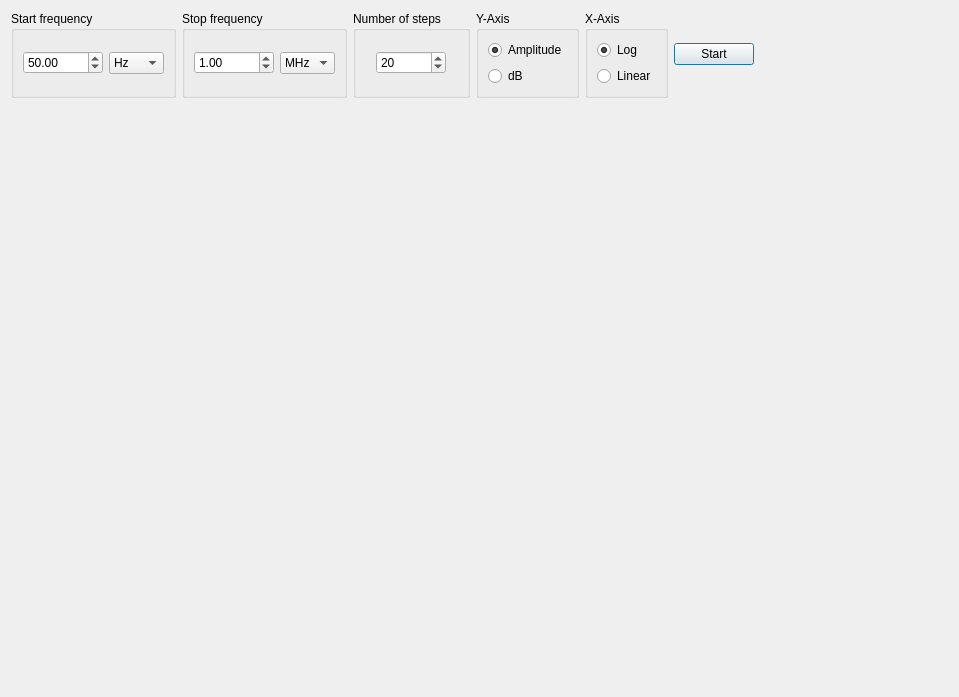
<?xml version="1.0" encoding="UTF-8"?>
<ui version="4.0">
 <class>FraDialog</class>
 <widget class="QDialog" name="FraDialog">
  <property name="geometry">
   <rect>
    <x>0</x>
    <y>0</y>
    <width>959</width>
    <height>697</height>
   </rect>
  </property>
  <property name="windowTitle">
   <string>Dialog</string>
  </property>
  <layout class="QVBoxLayout" name="verticalLayout_2">
   <item>
    <layout class="QHBoxLayout" name="horizontalLayout">
     <item>
      <widget class="QGroupBox" name="groupBox_2">
       <property name="sizePolicy">
        <sizepolicy hsizetype="Maximum" vsizetype="Preferred">
         <horstretch>0</horstretch>
         <verstretch>0</verstretch>
        </sizepolicy>
       </property>
       <property name="title">
        <string>Start frequency</string>
       </property>
       <layout class="QHBoxLayout" name="horizontalLayout_2">
        <item>
         <widget class="QDoubleSpinBox" name="spinBoxStartFreq">
          <property name="sizePolicy">
           <sizepolicy hsizetype="Fixed" vsizetype="Fixed">
            <horstretch>0</horstretch>
            <verstretch>0</verstretch>
           </sizepolicy>
          </property>
          <property name="minimumSize">
           <size>
            <width>80</width>
            <height>0</height>
           </size>
          </property>
          <property name="decimals">
           <number>2</number>
          </property>
          <property name="minimum">
           <double>0.000000000000000</double>
          </property>
          <property name="maximum">
           <double>1000.000000000000000</double>
          </property>
          <property name="stepType">
           <enum>QAbstractSpinBox::AdaptiveDecimalStepType</enum>
          </property>
          <property name="value">
           <double>50.000000000000000</double>
          </property>
         </widget>
        </item>
        <item>
         <widget class="QComboBox" name="frequencyStartMultiplier">
          <property name="sizePolicy">
           <sizepolicy hsizetype="Fixed" vsizetype="Fixed">
            <horstretch>0</horstretch>
            <verstretch>0</verstretch>
           </sizepolicy>
          </property>
          <item>
           <property name="text">
            <string>Hz</string>
           </property>
          </item>
          <item>
           <property name="text">
            <string>KHz</string>
           </property>
          </item>
          <item>
           <property name="text">
            <string>MHz</string>
           </property>
          </item>
         </widget>
        </item>
       </layout>
      </widget>
     </item>
     <item>
      <widget class="QGroupBox" name="groupBox_3">
       <property name="sizePolicy">
        <sizepolicy hsizetype="Maximum" vsizetype="Preferred">
         <horstretch>0</horstretch>
         <verstretch>0</verstretch>
        </sizepolicy>
       </property>
       <property name="title">
        <string>Stop frequency</string>
       </property>
       <layout class="QHBoxLayout" name="horizontalLayout_3">
        <item>
         <widget class="QDoubleSpinBox" name="spinBoxStopFreq">
          <property name="sizePolicy">
           <sizepolicy hsizetype="Fixed" vsizetype="Fixed">
            <horstretch>0</horstretch>
            <verstretch>0</verstretch>
           </sizepolicy>
          </property>
          <property name="minimumSize">
           <size>
            <width>80</width>
            <height>0</height>
           </size>
          </property>
          <property name="decimals">
           <number>2</number>
          </property>
          <property name="minimum">
           <double>0.000000000000000</double>
          </property>
          <property name="maximum">
           <double>1000.000000000000000</double>
          </property>
          <property name="stepType">
           <enum>QAbstractSpinBox::AdaptiveDecimalStepType</enum>
          </property>
          <property name="value">
           <double>1.000000000000000</double>
          </property>
         </widget>
        </item>
        <item>
         <widget class="QComboBox" name="frequencyStopMultiplier">
          <property name="sizePolicy">
           <sizepolicy hsizetype="Fixed" vsizetype="Fixed">
            <horstretch>0</horstretch>
            <verstretch>0</verstretch>
           </sizepolicy>
          </property>
          <property name="currentIndex">
           <number>2</number>
          </property>
          <item>
           <property name="text">
            <string>Hz</string>
           </property>
          </item>
          <item>
           <property name="text">
            <string>KHz</string>
           </property>
          </item>
          <item>
           <property name="text">
            <string>MHz</string>
           </property>
          </item>
         </widget>
        </item>
       </layout>
      </widget>
     </item>
     <item>
      <widget class="QGroupBox" name="groupBox">
       <property name="sizePolicy">
        <sizepolicy hsizetype="Preferred" vsizetype="Preferred">
         <horstretch>0</horstretch>
         <verstretch>0</verstretch>
        </sizepolicy>
       </property>
       <property name="minimumSize">
        <size>
         <width>0</width>
         <height>0</height>
        </size>
       </property>
       <property name="baseSize">
        <size>
         <width>0</width>
         <height>0</height>
        </size>
       </property>
       <property name="title">
        <string>Number of steps</string>
       </property>
       <layout class="QHBoxLayout" name="horizontalLayout_5">
        <item>
         <widget class="QSpinBox" name="spinBoxNrOfSteps">
          <property name="sizePolicy">
           <sizepolicy hsizetype="Fixed" vsizetype="Fixed">
            <horstretch>0</horstretch>
            <verstretch>0</verstretch>
           </sizepolicy>
          </property>
          <property name="minimumSize">
           <size>
            <width>70</width>
            <height>0</height>
           </size>
          </property>
          <property name="minimum">
           <number>10</number>
          </property>
          <property name="maximum">
           <number>5000</number>
          </property>
          <property name="singleStep">
           <number>10</number>
          </property>
          <property name="stepType">
           <enum>QAbstractSpinBox::AdaptiveDecimalStepType</enum>
          </property>
          <property name="value">
           <number>20</number>
          </property>
         </widget>
        </item>
       </layout>
      </widget>
     </item>
     <item>
      <widget class="QGroupBox" name="groupBox_4">
       <property name="title">
        <string>Y-Axis</string>
       </property>
       <layout class="QVBoxLayout" name="verticalLayout_3">
        <item>
         <widget class="QRadioButton" name="radioButtonYAmp">
          <property name="text">
           <string>Amplitude</string>
          </property>
          <property name="checked">
           <bool>true</bool>
          </property>
         </widget>
        </item>
        <item>
         <widget class="QRadioButton" name="radioButtonYdB">
          <property name="text">
           <string>dB</string>
          </property>
         </widget>
        </item>
       </layout>
      </widget>
     </item>
     <item>
      <widget class="QGroupBox" name="groupBox_5">
       <property name="title">
        <string>X-Axis</string>
       </property>
       <layout class="QVBoxLayout" name="verticalLayout_4">
        <item>
         <widget class="QRadioButton" name="radioButtonXLog">
          <property name="text">
           <string>Log</string>
          </property>
          <property name="checked">
           <bool>true</bool>
          </property>
         </widget>
        </item>
        <item>
         <widget class="QRadioButton" name="radioButtonXLin">
          <property name="text">
           <string>Linear</string>
          </property>
         </widget>
        </item>
       </layout>
      </widget>
     </item>
     <item>
      <widget class="QPushButton" name="cmdStart">
       <property name="sizePolicy">
        <sizepolicy hsizetype="Minimum" vsizetype="Maximum">
         <horstretch>0</horstretch>
         <verstretch>0</verstretch>
        </sizepolicy>
       </property>
       <property name="text">
        <string>Start</string>
       </property>
      </widget>
     </item>
     <item>
      <spacer name="horizontalSpacer">
       <property name="orientation">
        <enum>Qt::Horizontal</enum>
       </property>
       <property name="sizeHint" stdset="0">
        <size>
         <width>40</width>
         <height>20</height>
        </size>
       </property>
      </spacer>
     </item>
    </layout>
   </item>
   <item>
    <widget class="QwtPlot" name="plotFra">
     <property name="canvasBackground">
      <brush brushstyle="SolidPattern">
       <color alpha="255">
        <red>0</red>
        <green>0</green>
        <blue>0</blue>
       </color>
      </brush>
     </property>
     <property name="autoReplot">
      <bool>false</bool>
     </property>
    </widget>
   </item>
  </layout>
 </widget>
 <customwidgets>
  <customwidget>
   <class>QwtPlot</class>
   <extends>QFrame</extends>
   <header>qwt_plot.h</header>
  </customwidget>
 </customwidgets>
 <resources/>
 <connections/>
</ui>
